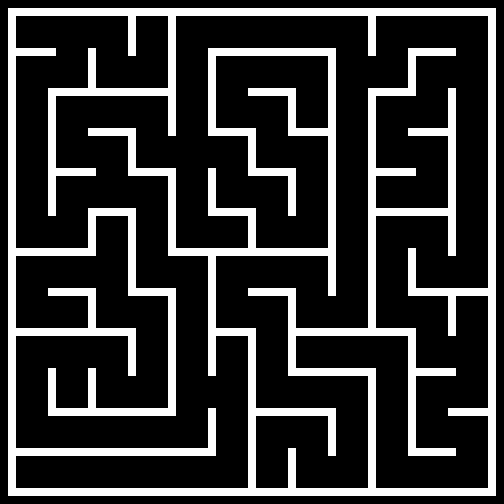

A 2D game scene composited from a Tiled map and its tileset images. What follows is a short description and the map's XML, with each tile layer's data collapsed to a summary:
An orthogonal 63x63 tile map with 8x8 px tiles, 1 tile layer (Background) and 77 objects (4x Painter, Player, Checkpoint).

<map version="1.10" tiledversion="1.10.2" orientation="orthogonal" renderorder="right-down" width="63" height="63" tilewidth="8" tileheight="8" infinite="0" nextlayerid="4" nextobjectid="83">
 <tileset firstgid="1" source="Mazeball.tsx" />
 <layer id="1" name="Background" width="63" height="63">
  <data>[3969 cells, 845 non-empty, 1 distinct tile ids]</data>
 </layer>
 <objectgroup id="2" name="Spawnpoints">
  <object id="76" name="Player" type="Player" x="209" y="17" width="30" height="30" />
  <object id="77" name="Painter" type="Painter" x="299" y="337" width="30" height="30">
   <properties>
    <property name="colour" value="Blue" />
   </properties>
  </object>
  <object id="78" name="Painter" type="Painter" x="217" y="336.5" width="30" height="30">
   <properties>
    <property name="colour" value="Red" />
   </properties>
  </object>
  <object id="79" name="Painter" type="Painter" x="18.25" y="17" width="30" height="30">
   <properties>
    <property name="colour" value="Green" />
   </properties>
  </object>
  <object id="80" name="Painter" type="Painter" x="55.25" y="297" width="30" height="30">
   <properties>
    <property name="colour" value="Yellow" />
   </properties>
  </object>
  <object id="82" name="Checkpoint" type="Checkpoint" x="256" y="473">
   <polygon points="0,0 32,-0.25 31.75,15 0,15" />
  </object>
 </objectgroup>
 <objectgroup id="3" name="Walls">
  <object id="2" x="8.5" y="8.25">
   <polygon points="0,0 -0.25,7.5 487.25,8 487.5,0.25" />
  </object>
  <object id="3" x="8.25" y="16.75">
   <polygon points="0,0 7.75,0 7.5,471.5 -0.5,471.25" />
  </object>
  <object id="4" x="7.75" y="488.5">
   <polygon points="0,0 488,-0.25 488,7 0.5,7" />
  </object>
  <object id="5" x="488.25" y="487.25">
   <polygon points="0,0 7.5,0.25 7,-470.5 0,-470.5" />
  </object>
  <object id="6" x="408.5" y="448.5">
   <polygon points="0,0 47.25,0 47.25,7.25 -0.25,6.75" />
  </object>
  <object id="7" x="447.75" y="408.75">
   <polygon points="0,0 40,-0.25 40.25,7.5 0.75,6.75" />
  </object>
  <object id="8" x="408" y="336.75">
   <polygon points="0,0 7.5,-0.25 8,111.25 0,111.25" />
  </object>
  <object id="9" x="416" y="368.25">
   <polygon points="0,0 39.5,0.25 39.75,7.25 0.25,7.25" />
  </object>
  <object id="10" x="368.25" y="376.75">
   <polygon points="0,0 7.25,0 7.75,110.5 0.25,110.5" />
  </object>
  <object id="11" x="288.25" y="368.25">
   <polygon points="0,0 87.5,0.5 87.5,7.75 0,7.5" />
  </object>
  <object id="12" x="256.25" y="408.25">
   <polygon points="0,0 79.25,0.5 79.25,7.25 0,7.5" />
  </object>
  <object id="13" x="328" y="416.5">
   <polygon points="0,0 7.5,0 7.5,39 0.25,39" />
  </object>
  <object id="14" x="288.25" y="448.5">
   <polygon points="0,0 7.25,0.25 7.25,39.25 0,39" />
  </object>
  <object id="16" x="248" y="487.5">
   <polygon points="0,0 7.5,0 7.5,-150.75 0.25,-151" />
  </object>
  <object id="17" x="16.25" y="448.5">
   <polygon points="0,0 0.25,7 199.5,7 199.25,-0.25" />
  </object>
  <object id="19" x="208.5" y="408.5">
   <polygon points="0,0 7,-0.25 7,40 -0.25,39.5" />
  </object>
  <object id="20" x="48" y="408">
   <polygon points="0,0 127.5,0.5 127.5,8 0,7.5" />
  </object>
  <object id="21" x="48.25" y="368.5">
   <polygon points="0,0 7.5,0.25 7.25,39.25 0.25,38.75" />
  </object>
  <object id="22" x="87.75" y="368.75">
   <polygon points="0,0 8,-0.25 8.5,38.5 0.5,38.5" />
  </object>
  <object id="23" x="16" y="328.75">
   <polygon points="0,0 119.5,-0.25 119.75,6.75 0,7.25" />
  </object>
  <object id="24" x="128" y="336.5">
   <polygon points="0,0 8,0 8,39 0,38.75" />
  </object>
  <object id="25" x="168.25" y="407.75">
   <polygon points="0,0 7.5,0 7.5,-111 -0.25,-110.75" />
  </object>
  <object id="26" x="215.75" y="328.75">
   <polygon points="0,0 39.75,0 39.75,6.75 0.25,6.75" />
  </object>
  <object id="27" x="208.5" y="375.25">
   <polygon points="0,0 7.25,0.25 7,-118.75 0,-118.5" />
  </object>
  <object id="28" x="288.25" y="296.5">
   <polygon points="0,0 7.25,-0.25 7.5,71.25 -0.25,71.25" />
  </object>
  <object id="29" x="296" y="328.75">
   <polygon points="0,0 119.5,0 119.25,7 0.25,6.75" />
  </object>
  <object id="30" x="248.25" y="288.75">
   <polygon points="0,0 47.5,-0.5 47.5,7.25 -0.25,7.25" />
  </object>
  <object id="31" x="128" y="288.5">
   <polygon points="0,0 47.75,0.25 47.75,7.5 0,7" />
  </object>
  <object id="32" x="88.25" y="296.25">
   <polygon points="0,0 7.5,0 7.25,31.5 -0.5,31.5" />
  </object>
  <object id="33" x="48" y="288.5">
   <polygon points="0,0 47.75,0 47.75,7.5 0,7.25" />
  </object>
  <object id="35" x="448.25" y="297">
   <polygon points="0,0 7.25,-0.25 7.25,39 0,39" />
  </object>
  <object id="36" x="408.25" y="288.5">
   <polygon points="0,0 79.75,0.25 79.5,7.5 0,7.25" />
  </object>
  <object id="37" x="408" y="248.75">
   <polygon points="0,0 8,-0.25 7.75,39 0.5,39.5" />
  </object>
  <object id="38" x="368.25" y="328">
   <polygon points="0,0 7.75,0 7.75,-231.75 0,-231.5" />
  </object>
  <object id="39" x="16.5" y="256">
   <polygon points="0,0 79.25,-0.25 79,-8 -0.25,-7.75" />
  </object>
  <object id="40" x="88.5" y="247.5">
   <polygon points="0,0 7.25,0 7,-31.25 -0.5,-31.25" />
  </object>
  <object id="41" x="88" y="209">
   <polygon points="0,0 0.25,6.75 47.75,7 47.75,-0.5" />
  </object>
  <object id="42" x="128.25" y="217">
   <polygon points="0,0 7.75,-0.25 7.75,71 -0.25,71" />
  </object>
  <object id="43" x="168.5" y="248.5">
   <polygon points="0,0 159.75,-0.25 159.25,7.5 -0.25,7" />
  </object>
  <object id="44" x="248.5" y="217">
   <polygon points="0,0 7,0.25 7.5,30.75 -0.25,30.25" />
  </object>
  <object id="45" x="376" y="208.25">
   <polygon points="0,0 71.5,0.5 71.75,7.5 -0.25,7.5" />
  </object>
  <object id="46" x="448.5" y="255.75">
   <polygon points="0,0 7,0 7,-167.5 0,-167.5" />
  </object>
  <object id="47" x="328.25" y="295.75">
   <polygon points="0,0 7.5,0.5 7.5,-247.25 0,-247.25" />
  </object>
  <object id="48" x="168" y="177">
   <polygon points="0,0 7.75,-0.25 8.25,70.5 0.5,70.5" />
  </object>
  <object id="49" x="56" y="168.75">
   <polygon points="0,0 39.5,-0.25 39.25,6.75 0.25,6.5" />
  </object>
  <object id="50" x="136.5" y="169">
   <polygon points="0,0 39,-0.25 39.25,7 0,6.25" />
  </object>
  <object id="51" x="48.5" y="215.25">
   <polygon points="0,0 7.25,0 7.75,-119.5 -0.25,-119.5" />
  </object>
  <object id="52" x="88.75" y="128.75">
   <polygon points="0,0 47.25,-0.25 47,6.5 -0.5,6.5" />
  </object>
  <object id="53" x="128.5" y="136.75">
   <polygon points="0,0 7,-0.5 7.5,38.75 -0.5,39" />
  </object>
  <object id="54" x="208.5" y="168.75">
   <polygon points="0,0 7,0 7.75,46.75 -0.5,46.5" />
  </object>
  <object id="55" x="216.25" y="208.25">
   <polygon points="0,0 39.25,0.5 39,7.75 0,7.25" />
  </object>
  <object id="56" x="288.25" y="215.5">
   <polygon points="0,0 7.5,0.25 7,-39.25 -0.5,-39.25" />
  </object>
  <object id="57" x="248.5" y="168.5">
   <polygon points="0,0 47.25,0 47.25,6.75 0,7.25" />
  </object>
  <object id="58" x="288.25" y="128.5">
   <polygon points="0,0 39.25,0 39,7.25 0.25,7.25" />
  </object>
  <object id="59" x="248.25" y="136.5">
   <polygon points="0,0 7.25,0 7,31 -0.25,31.5" />
  </object>
  <object id="60" x="208" y="128.75">
   <polygon points="0,0 47.75,-0.25 47.5,7 0.5,6.75" />
  </object>
  <object id="61" x="248.25" y="88.75">
   <polygon points="0,0 47.25,0.25 47,7 -0.25,7" />
  </object>
  <object id="62" x="288.25" y="96.5">
   <polygon points="0,0 7,-0.25 7.5,31.25 -0.25,31.5" />
  </object>
  <object id="63" x="208.25" y="128">
   <polygon points="0,0 7.25,0 7,-71.75 0.25,-71.75" />
  </object>
  <object id="64" x="208.5" y="48.5">
   <polygon points="0,0 119,0 119,7.25 0.25,7.25" />
  </object>
  <object id="65" x="368.25" y="16.75">
   <polygon points="0,0 7.75,0.25 7.75,38.75 0,38.75" />
  </object>
  </objectgroup>
</map>
<!-- 10 of 77 objects omitted -->
